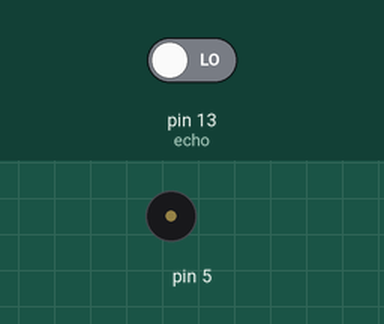
This sketch was run on a simulated Arduino Uno, built with avr-gcc and run on an emulated ATmega328P. On the bench: buzzer (waves = sounding). Inputs (shaded band) come from the test bench; at power-on: pin 13 (echo) LOW. What the sketch prints to the serial monitor is not drawn.

Above: at 0.1 s.
At 1.1 s:
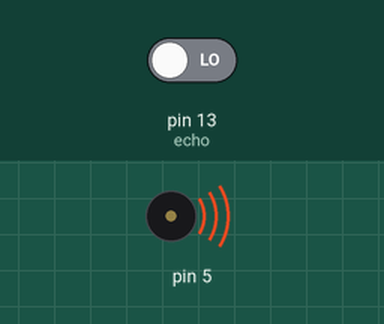
Timing chart, 0 to 2.6 s (numbered marks = the images above):
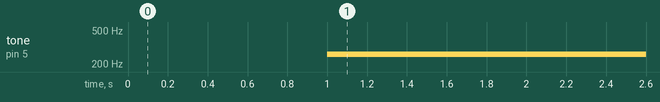

The sketch:

Sketch_14.ino
```cpp
const int trig = 12;
const int echo = 13;

void setup() {
  Serial.begin(9600);
  pinMode(trig, OUTPUT);
  pinMode(echo, INPUT);

}

void loop() {
  digitalWrite(trig, LOW);
  delayMicroseconds(2);
  digitalWrite(trig, HIGH);
  delayMicroseconds(10);
  digitalWrite(echo, LOW);
  long duration = pulseIn(echo, HIGH);
  int dist = duration / 29/ 2;
  if (dist < 15){
    tone(5, 261.6);
    delay(100);
    noTone(2000);
    delay(100);
  }
  else{
    noTone(2000);
    delay(200);
  }
  Serial.println(dist);
  delay(100);

}
```

Measured:
- by itself, tone on pin 5: silent → 261 Hz at 1.0 s
